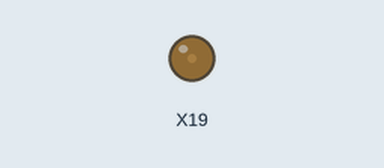
The program below on a simulated pyboard running MicroPython. Shown: output pins drawn as LEDs (lit = HIGH).

Above: at 0.05 s.
At 1.8 s:
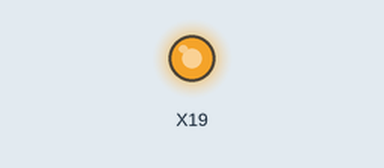
Timing chart, 0 to 4.1 s (numbered marks = the images above):
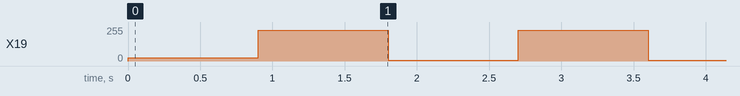

Measured:
- by itself, X19: repeats every 1.8 s: 230/255 0.90 s, 7/255 0.90 s

The program:

min_test.py
```python
import pyb
from pyb import Timer
xfmr_pulse_period = 35 * 8   # (xx usec * 8)
xfmr_pulse_w = 1 * 8         # (xx usec * 8)

# timer 4 will be created
# Use with pyb.freq(96000000) and prescaler=11 for .125 usec timer ticks
tim = pyb.Timer(4, prescaler=11, period=xfmr_pulse_period)
tchannel = tim.channel(3, Timer.PWM, pin=pyb.Pin.board.JP32, pulse_width=27)

while True:
    pyb.delay(900)
    tchannel.pulse_width_percent(90)
    pyb.delay(900)
    tchannel.pulse_width(xfmr_pulse_w)
```
